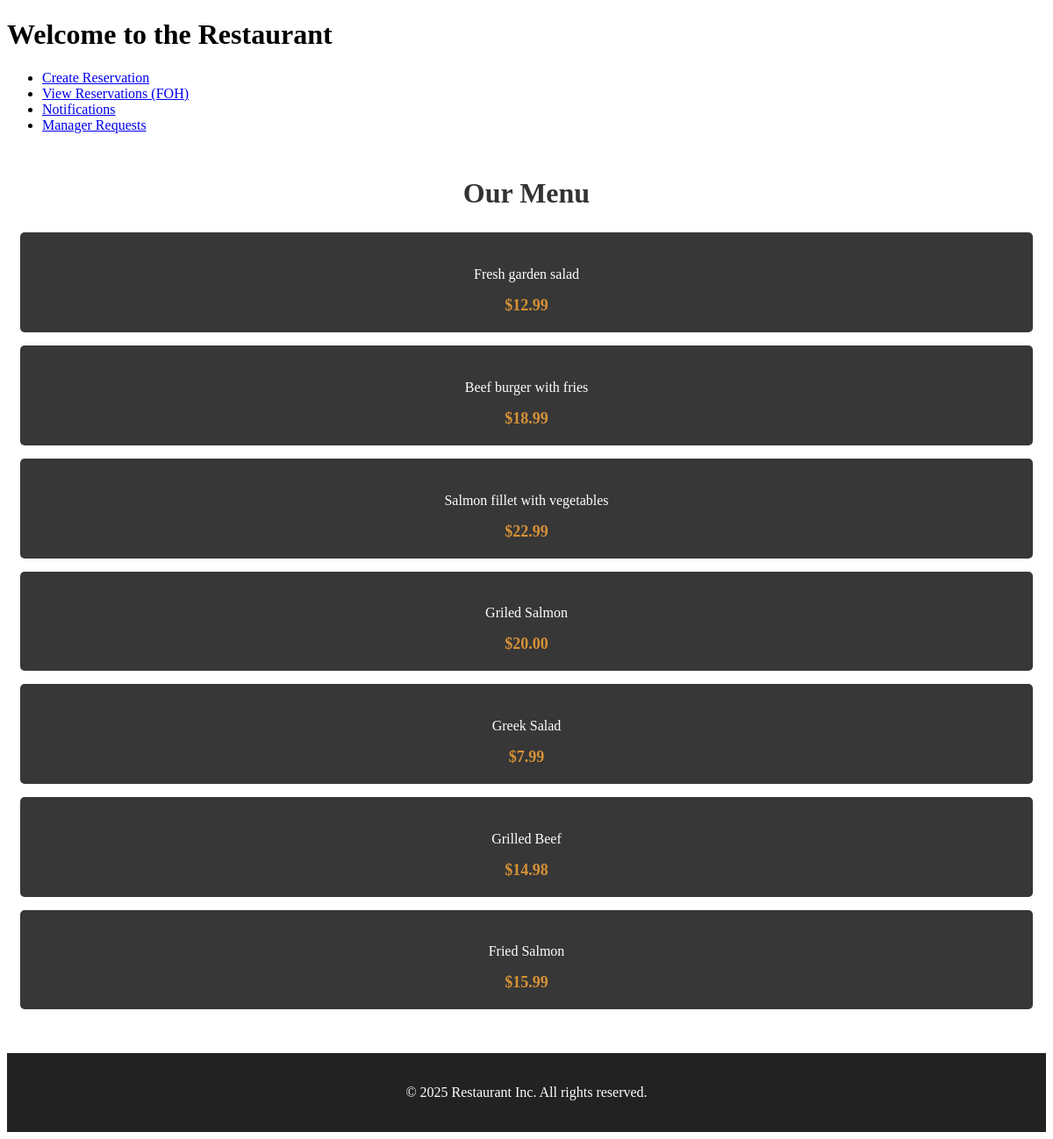
Before: / with the older database file.
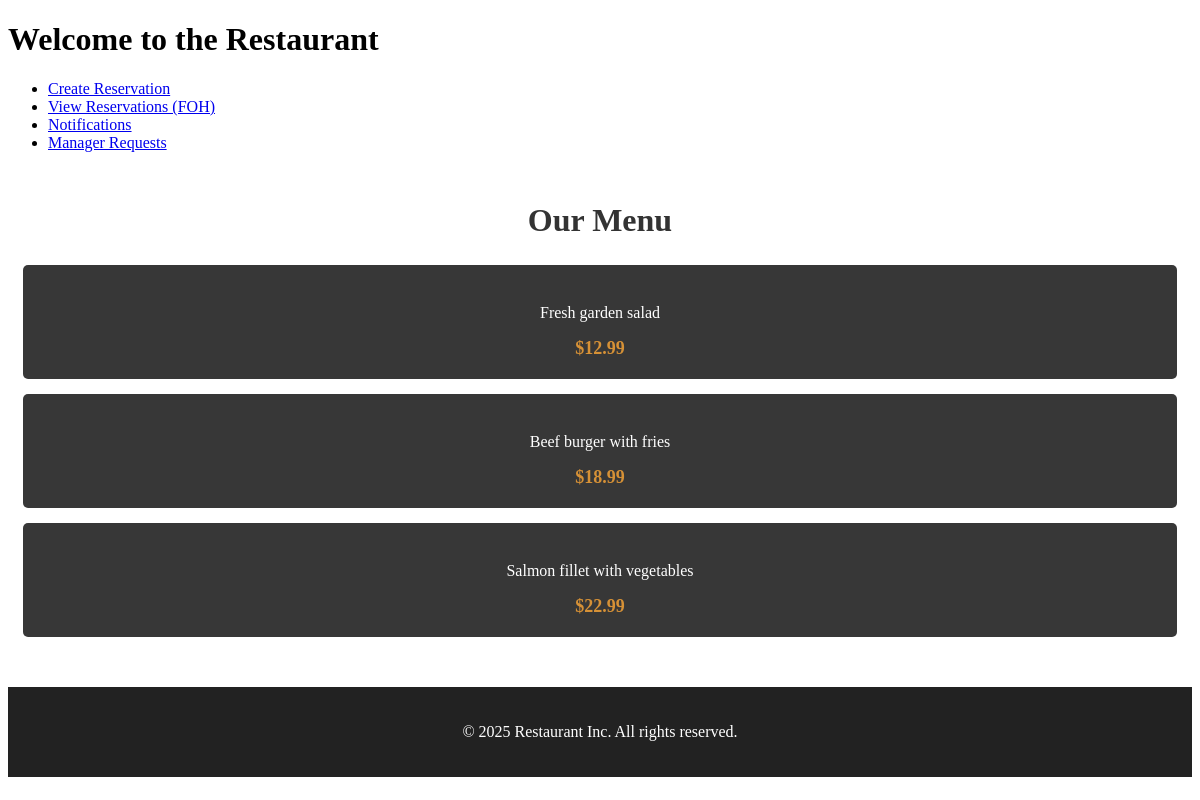
After: the same page with the newer database file.
### app/models.py (models this page shows)
class MenuItem(db.Model):
    id = db.Column(db.Integer, primary_key=True)
    price = db.Column(db.Numeric(10,2), nullable=False)
    description = db.Column(db.String(1000))
    inventory_id = db.Column(db.Integer, db.ForeignKey('inventory.id'))

### app/routes/menu_routes.py (the view)
@menu_bp.route('/')
def menu():
    menu_items = MenuLogic.get_all_menu_items()
    return render_template('menu.html', menu_items=menu_items)

### app/logic/base_crud.py (called while the page is built)
    @staticmethod
    def get_all(model):
        return model.query.all() # return all table content

### app/logic/menu_logic.py (called while the page is built)
    @staticmethod
    def get_all_menu_items():
        return BaseCRUD.get_all(MenuItem)

### templates/menu.html (shortened to what this page needs)
<!DOCTYPE html>
<html lang="en">
<head>
    <link rel="stylesheet" href="/static/css/menu.css">
</head>
<body>
    <header>
        <h1>Welcome to the Restaurant</h1>
    </header>
    <nav>
        <ul>
            <li><a href="{{ url_for('reservations.reservations_creation') }}">Create Reservation</a></li>
            <li><a href="{{ url_for('reservations.reservations_foh') }}">View Reservations (FOH)</a></li>
            <li><a href="{{ url_for('notifications.notifications') }}">Notifications</a></li>
            <li><a href="{{ url_for('manager.requests_manager') }}">Manager Requests</a></li>
        </ul>
    </nav>
    <section class="menu">
        <h2>Our Menu</h2>
        {% for item in menu_items %}
        <div class="menu-item">
            <p>{{ item.description }}</p>
            <span class="price">${{ item.price }}</span>
        </div>
        {% else %}
        <p>No menu items available at the moment.</p>
        {% endfor %}
    </section>
    <footer>
        <p>© 2025 Restaurant Inc. All rights reserved.</p>
    </footer>
</body>
</html>

### static/css/menu.css (style rules this page uses)
.menu { margin: 50px auto; text-align: center; }
.menu h2 { font-size: 32px; font-weight: bold; color: #333; }
.menu-item { background-color: #373737; color: white; padding: 20px; border-radius: 5px; margin: 15px; align-items: center; text-align: center; }
.menu-item .price { font-size: 18px; font-weight: bold; color: #d69136; }
footer { margin-top: auto; padding: 20px; background-color: #222; color: white; text-align: center; }

Changed rows visible on the page:
removed MenuItem: description "Griled Salmon", price "20.00"
removed MenuItem: description "Greek Salad", price "7.99"
removed MenuItem: description "Grilled Beef", price "14.98"
removed MenuItem: description "Fried Salmon", price "15.99"
